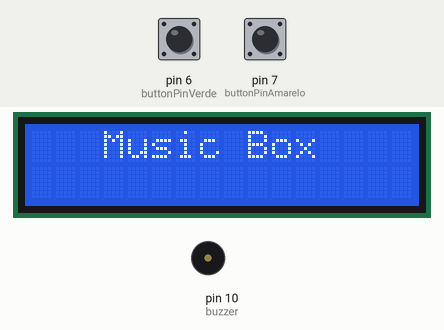
A sketch run on a simulated Arduino Uno, built with avr-gcc and run on an emulated ATmega328P. Shown: 16×2 character LCD, buzzer (waves = sounding). The inputs (shaded band) are chosen by the test bench; at power-on: pin 6 (buttonPinVerde) HIGH, pin 7 (buttonPinAmarelo) HIGH. What the sketch prints to the serial monitor is not drawn.

Above: at 1.2 s.
1.3 s: pin 6 (buttonPinVerde) pulled LOW for 0.15 s
At 1.7 s:
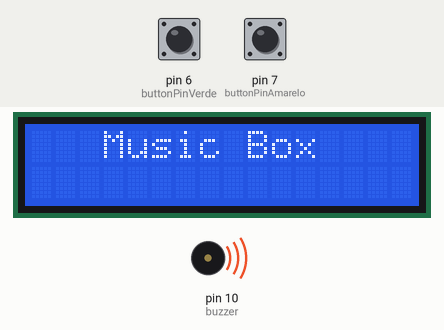
Timing chart, 0 to 8.2 s (numbered marks = the images above; inputs shaded):
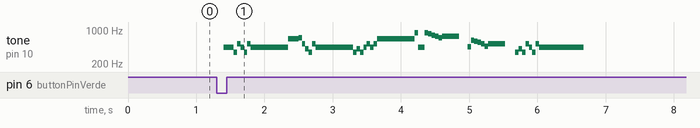

The sketch:

main.ino
```cpp
// incluindo a biblioteca do LCD
#include <LiquidCrystal.h>

//Define os pinos que serão utilizados para ligação ao display
LiquidCrystal lcd(12, 11, 5, 4, 3, 2);

int estadoButtonVerde = 0;
int estadoButtonAmarelo = 0;

//Pinos na conexão digital do botão
int buttonPinVerde = 6;
int buttonPinAmarelo = 7;

// contadores
int ultimoClickButton = 0;
int buttonPushCounter = 0;
int controleEstadoButton = 0;

//count = 0;

void setup() {
  pinMode(10, OUTPUT);
  pinMode(buttonPinVerde, INPUT_PULLUP);
  pinMode(buttonPinAmarelo, INPUT_PULLUP);
  Serial.begin(9600);
  Serial.println("Test");
  lcd.begin(16, 2);
  lcd.setCursor(3, 0);
  lcd.print("Music Box");
}

void loop() {
  estadoButtonVerde = digitalRead(buttonPinVerde);
  estadoButtonAmarelo = digitalRead(buttonPinAmarelo);

  Serial.println(estadoButtonAmarelo);
  for (int count = 0; count < 5; ++count) {
    if (digitalRead(buttonPinAmarelo) == LOW) {
      delay(100);
      //playSongPirates();
    }

    if (digitalRead(buttonPinVerde) == LOW and count == 1) {
      delay(100);
      //playSongMarioBross();
      playSongPirates();
    }
    if (digitalRead(buttonPinVerde) == LOW and count == 2) {
      noTone(10);
      delay(100);
      //playSongMarioBross();
      playSongStarWazz();

    }
    if (digitalRead(buttonPinVerde) == LOW and count == 3) {
      noTone(10);
      delay(100);
      playSongAsaBranca();
    }
    ++count;
  }

}
```

luizGonzaga.ino
```cpp
//  Frequência das notas:
#define NOTE_B0  31
#define NOTE_C1  33
#define NOTE_CS1 35
#define NOTE_D1  37
#define NOTE_DS1 39
#define NOTE_E1  41
#define NOTE_F1  44
#define NOTE_FS1 46
#define NOTE_G1  49
#define NOTE_GS1 52
#define NOTE_A1  55
#define NOTE_AS1 58
#define NOTE_B1  62
#define NOTE_C2  65
#define NOTE_CS2 69
#define NOTE_D2  73
#define NOTE_DS2 78
#define NOTE_E2  82
#define NOTE_F2  87
#define NOTE_FS2 93
#define NOTE_G2  98
#define NOTE_GS2 104
#define NOTE_A2  110
#define NOTE_AS2 117
#define NOTE_B2  123
#define NOTE_C3  131
#define NOTE_CS3 139
#define NOTE_D3  147
#define NOTE_DS3 156
#define NOTE_E3  165
#define NOTE_F3  175
#define NOTE_FS3 185
#define NOTE_G3  196
#define NOTE_GS3 208
#define NOTE_A3  220
#define NOTE_AS3 233
#define NOTE_B3  247
#define NOTE_C4  262
#define NOTE_CS4 277
#define NOTE_D4  294
#define NOTE_DS4 311
#define NOTE_E4  330
#define NOTE_F4  349
#define NOTE_FS4 370
#define NOTE_G4  392
#define NOTE_GS4 415
#define NOTE_A4  440
#define NOTE_AS4 466
#define NOTE_B4  494
#define NOTE_C5  523
#define NOTE_CS5 554
#define NOTE_D5  587
#define NOTE_DS5 622
#define NOTE_E5  659
#define NOTE_F5  698
#define NOTE_FS5 740
#define NOTE_G5  784
#define NOTE_GS5 831
#define NOTE_A5  880
#define NOTE_AS5 932
#define NOTE_B5  988
#define NOTE_C6  1047
#define NOTE_CS6 1109
#define NOTE_D6  1175
#define NOTE_DS6 1245
#define NOTE_E6  1319
#define NOTE_F6  1397
#define NOTE_FS6 1480
#define NOTE_G6  1568
#define NOTE_GS6 1661
#define NOTE_A6  1760
#define NOTE_AS6 1865
#define NOTE_B6  1976
#define NOTE_C7  2093
#define NOTE_CS7 2217
#define NOTE_D7  2349
#define NOTE_DS7 2489
#define NOTE_E7  2637
#define NOTE_F7  2794
#define NOTE_FS7 2960
#define NOTE_G7  3136
#define NOTE_GS7 3322
#define NOTE_A7  3520
#define NOTE_AS7 3729
#define NOTE_B7  3951
#define NOTE_C8  4186
#define NOTE_CS8 4435
#define NOTE_D8  4699
#define NOTE_DS8 4978
#define REST      0

void playSongAsaBranca() {
  lcd.clear();
  //Posiciona o cursor na coluna 3, linha 0;
  lcd.setCursor(3, 0);

  lcd.print("Luiz Gonzaga");
  lcd.setCursor(3, 1);
  lcd.print("Asa Branca");
  delay(1000);

  //Rolagem para a esquerda
  for (int posicao = 0; posicao < 3; posicao++)
  {
    lcd.scrollDisplayLeft();
    delay(300);
  }

  //Rolagem para a direita
  for (int posicao = 0; posicao < 1; posicao++)
  {
    lcd.scrollDisplayRight();
    delay(300);
  }

  int tempo = 120;
  int buzzer = 10;
  int melody[] = {

    // Asa branca - Luiz Gonzaga
    // Notas: https://musescore.com/user/190926/scores/181370

    NOTE_G4, 8, NOTE_A4, 8, NOTE_B4, 4, NOTE_D5, 4, NOTE_D5, 4, NOTE_B4, 4,
    NOTE_C5, 4, NOTE_C5, 2, NOTE_G4, 8, NOTE_A4, 8,
    NOTE_B4, 4, NOTE_D5, 4, NOTE_D5, 4, NOTE_C5, 4,

    NOTE_B4, 2, REST, 8, NOTE_G4, 8, NOTE_G4, 8, NOTE_A4, 8,
    NOTE_B4, 4, NOTE_D5, 4, REST, 8, NOTE_D5, 8, NOTE_C5, 8, NOTE_B4, 8,
    NOTE_G4, 4, NOTE_C5, 4, REST, 8, NOTE_C5, 8, NOTE_B4, 8, NOTE_A4, 8,

    NOTE_A4, 4, NOTE_B4, 4, REST, 8, NOTE_B4, 8, NOTE_A4, 8, NOTE_G4, 8,
    NOTE_G4, 2, REST, 8, NOTE_G4, 8, NOTE_G4, 8, NOTE_A4, 8,
    NOTE_B4, 4, NOTE_D5, 4, REST, 8, NOTE_D5, 8, NOTE_C5, 8, NOTE_B4, 8,

    NOTE_G4, 4, NOTE_C5, 4, REST, 8, NOTE_C5, 8, NOTE_B4, 8, NOTE_A4, 8,
    NOTE_A4, 4, NOTE_B4, 4, REST, 8, NOTE_B4, 8, NOTE_A4, 8, NOTE_G4, 8,
    NOTE_G4, 4, NOTE_F5, 8, NOTE_D5, 8, NOTE_E5, 8, NOTE_C5, 8, NOTE_D5, 8, NOTE_B4, 8,

    NOTE_C5, 8, NOTE_A4, 8, NOTE_B4, 8, NOTE_G4, 8, NOTE_A4, 8, NOTE_G4, 8, NOTE_E4, 8, NOTE_G4, 8,
    NOTE_G4, 4, NOTE_F5, 8, NOTE_D5, 8, NOTE_E5, 8, NOTE_C5, 8, NOTE_D5, 8, NOTE_B4, 8,
    NOTE_C5, 8, NOTE_A4, 8, NOTE_B4, 8, NOTE_G4, 8, NOTE_A4, 8, NOTE_G4, 8, NOTE_E4, 8, NOTE_G4, 8,
    NOTE_G4, -2, REST, 4

  };

  // sizeof retorna o númemo de bytes, cada valor int é composto por 2 bytes(16bits)
  int notes = sizeof(melody) / sizeof(melody[0]) / 2;

  // Calcula a duração da nota em ms
  int wholenote = (60000 * 4) / tempo;

  int divider = 0, noteDuration = 0;

  for (int thisNote = 0; thisNote < notes * 2; thisNote = thisNote + 2) {
    divider = melody[thisNote + 1];
    if (divider > 0) {
      noteDuration = (wholenote) / divider;
    } else if (divider < 0) {
      noteDuration = (wholenote) / abs(divider);
      noteDuration *= 1.5;
    }
    tone(buzzer, melody[thisNote], noteDuration * 0.9);
    delay(noteDuration);
    // noTone(buzzer);
  }
}
```

marioBross.ino
```cpp
//  Frequência das notas:
#define NOTE_B0  31
#define NOTE_C1  33
#define NOTE_CS1 35
#define NOTE_D1  37
#define NOTE_DS1 39
#define NOTE_E1  41
#define NOTE_F1  44
#define NOTE_FS1 46
#define NOTE_G1  49
#define NOTE_GS1 52
#define NOTE_A1  55
#define NOTE_AS1 58
#define NOTE_B1  62
#define NOTE_C2  65
#define NOTE_CS2 69
#define NOTE_D2  73
#define NOTE_DS2 78
#define NOTE_E2  82
#define NOTE_F2  87
#define NOTE_FS2 93
#define NOTE_G2  98
#define NOTE_GS2 104
#define NOTE_A2  110
#define NOTE_AS2 117
#define NOTE_B2  123
#define NOTE_C3  131
#define NOTE_CS3 139
#define NOTE_D3  147
#define NOTE_DS3 156
#define NOTE_E3  165
#define NOTE_F3  175
#define NOTE_FS3 185
#define NOTE_G3  196
#define NOTE_GS3 208
#define NOTE_A3  220
#define NOTE_AS3 233
#define NOTE_B3  247
#define NOTE_C4  262
#define NOTE_CS4 277
#define NOTE_D4  294
#define NOTE_DS4 311
#define NOTE_E4  330
#define NOTE_F4  349
#define NOTE_FS4 370
#define NOTE_G4  392
#define NOTE_GS4 415
#define NOTE_A4  440
#define NOTE_AS4 466
#define NOTE_B4  494
#define NOTE_C5  523
#define NOTE_CS5 554
#define NOTE_D5  587
#define NOTE_DS5 622
#define NOTE_E5  659
#define NOTE_F5  698
#define NOTE_FS5 740
#define NOTE_G5  784
#define NOTE_GS5 831
#define NOTE_A5  880
#define NOTE_AS5 932
#define NOTE_B5  988
#define NOTE_C6  1047
#define NOTE_CS6 1109
#define NOTE_D6  1175
#define NOTE_DS6 1245
#define NOTE_E6  1319
#define NOTE_F6  1397
#define NOTE_FS6 1480
#define NOTE_G6  1568
#define NOTE_GS6 1661
#define NOTE_A6  1760
#define NOTE_AS6 1865
#define NOTE_B6  1976
#define NOTE_C7  2093
#define NOTE_CS7 2217
#define NOTE_D7  2349
#define NOTE_DS7 2489
#define NOTE_E7  2637
#define NOTE_F7  2794
#define NOTE_FS7 2960
#define NOTE_G7  3136
#define NOTE_GS7 3322
#define NOTE_A7  3520
#define NOTE_AS7 3729
#define NOTE_B7  3951
#define NOTE_C8  4186
#define NOTE_CS8 4435
#define NOTE_D8  4699
#define NOTE_DS8 4978
#define REST      0

void playSongMarioBross() {
  lcd.clear();
  //Posiciona o cursor na coluna 3, linha 0;
  lcd.setCursor(3, 0);

  lcd.print("Super Mario Bros");
  lcd.setCursor(3, 1);
  lcd.print("Theme by Koji Kondo");
  delay(1000);

  //Rolagem para a esquerda
  for (int posicao = 0; posicao < 3; posicao++)
  {
    lcd.scrollDisplayLeft();
    delay(300);
  }

  //Rolagem para a direita
  for (int posicao = 0; posicao < 1; posicao++)
  {
    lcd.scrollDisplayRight();
    delay(300);
  }

  int tempo = 200;
  int buzzer = 10;

  int melody[] = {

    // Super Mario Bros theme
    // Score available at https://musescore.com/user/2123/scores/2145
    // Theme by Koji Kondo


    NOTE_E5, 8, NOTE_E5, 8, REST, 8, NOTE_E5, 8, REST, 8, NOTE_C5, 8, NOTE_E5, 8, //1
    NOTE_G5, 4, REST, 4, NOTE_G4, 8, REST, 4,
    NOTE_C5, -4, NOTE_G4, 8, REST, 4, NOTE_E4, -4, // 3
    NOTE_A4, 4, NOTE_B4, 4, NOTE_AS4, 8, NOTE_A4, 4,
    NOTE_G4, -8, NOTE_E5, -8, NOTE_G5, -8, NOTE_A5, 4, NOTE_F5, 8, NOTE_G5, 8,
    REST, 8, NOTE_E5, 4, NOTE_C5, 8, NOTE_D5, 8, NOTE_B4, -4,
    NOTE_C5, -4, NOTE_G4, 8, REST, 4, NOTE_E4, -4, // repeats from 3
    NOTE_A4, 4, NOTE_B4, 4, NOTE_AS4, 8, NOTE_A4, 4,
    NOTE_G4, -8, NOTE_E5, -8, NOTE_G5, -8, NOTE_A5, 4, NOTE_F5, 8, NOTE_G5, 8,
    REST, 8, NOTE_E5, 4, NOTE_C5, 8, NOTE_D5, 8, NOTE_B4, -4,


    REST, 4, NOTE_G5, 8, NOTE_FS5, 8, NOTE_F5, 8, NOTE_DS5, 4, NOTE_E5, 8, //7
    REST, 8, NOTE_GS4, 8, NOTE_A4, 8, NOTE_C4, 8, REST, 8, NOTE_A4, 8, NOTE_C5, 8, NOTE_D5, 8,
    REST, 4, NOTE_DS5, 4, REST, 8, NOTE_D5, -4,
    NOTE_C5, 2, REST, 2,

    REST, 4, NOTE_G5, 8, NOTE_FS5, 8, NOTE_F5, 8, NOTE_DS5, 4, NOTE_E5, 8, //repeats from 7
    REST, 8, NOTE_GS4, 8, NOTE_A4, 8, NOTE_C4, 8, REST, 8, NOTE_A4, 8, NOTE_C5, 8, NOTE_D5, 8,
    REST, 4, NOTE_DS5, 4, REST, 8, NOTE_D5, -4,
    NOTE_C5, 2, REST, 2,

    NOTE_C5, 8, NOTE_C5, 4, NOTE_C5, 8, REST, 8, NOTE_C5, 8, NOTE_D5, 4, //11
    NOTE_E5, 8, NOTE_C5, 4, NOTE_A4, 8, NOTE_G4, 2,

    NOTE_C5, 8, NOTE_C5, 4, NOTE_C5, 8, REST, 8, NOTE_C5, 8, NOTE_D5, 8, NOTE_E5, 8, //13
    REST, 1,
    NOTE_C5, 8, NOTE_C5, 4, NOTE_C5, 8, REST, 8, NOTE_C5, 8, NOTE_D5, 4,
    NOTE_E5, 8, NOTE_C5, 4, NOTE_A4, 8, NOTE_G4, 2,
    NOTE_E5, 8, NOTE_E5, 8, REST, 8, NOTE_E5, 8, REST, 8, NOTE_C5, 8, NOTE_E5, 4,
    NOTE_G5, 4, REST, 4, NOTE_G4, 4, REST, 4,
    NOTE_C5, -4, NOTE_G4, 8, REST, 4, NOTE_E4, -4, // 19

    NOTE_A4, 4, NOTE_B4, 4, NOTE_AS4, 8, NOTE_A4, 4,
    NOTE_G4, -8, NOTE_E5, -8, NOTE_G5, -8, NOTE_A5, 4, NOTE_F5, 8, NOTE_G5, 8,
    REST, 8, NOTE_E5, 4, NOTE_C5, 8, NOTE_D5, 8, NOTE_B4, -4,

    NOTE_C5, -4, NOTE_G4, 8, REST, 4, NOTE_E4, -4, // repeats from 19
    NOTE_A4, 4, NOTE_B4, 4, NOTE_AS4, 8, NOTE_A4, 4,
    NOTE_G4, -8, NOTE_E5, -8, NOTE_G5, -8, NOTE_A5, 4, NOTE_F5, 8, NOTE_G5, 8,
    REST, 8, NOTE_E5, 4, NOTE_C5, 8, NOTE_D5, 8, NOTE_B4, -4,

    NOTE_E5, 8, NOTE_C5, 4, NOTE_G4, 8, REST, 4, NOTE_GS4, 4, //23
    NOTE_A4, 8, NOTE_F5, 4, NOTE_F5, 8, NOTE_A4, 2,
    NOTE_D5, -8, NOTE_A5, -8, NOTE_A5, -8, NOTE_A5, -8, NOTE_G5, -8, NOTE_F5, -8,

    NOTE_E5, 8, NOTE_C5, 4, NOTE_A4, 8, NOTE_G4, 2, //26
    NOTE_E5, 8, NOTE_C5, 4, NOTE_G4, 8, REST, 4, NOTE_GS4, 4,
    NOTE_A4, 8, NOTE_F5, 4, NOTE_F5, 8, NOTE_A4, 2,
    NOTE_B4, 8, NOTE_F5, 4, NOTE_F5, 8, NOTE_F5, -8, NOTE_E5, -8, NOTE_D5, -8,
    NOTE_C5, 8, NOTE_E4, 4, NOTE_E4, 8, NOTE_C4, 2,

    NOTE_E5, 8, NOTE_C5, 4, NOTE_G4, 8, REST, 4, NOTE_GS4, 4, //repeats from 23
    NOTE_A4, 8, NOTE_F5, 4, NOTE_F5, 8, NOTE_A4, 2,
    NOTE_D5, -8, NOTE_A5, -8, NOTE_A5, -8, NOTE_A5, -8, NOTE_G5, -8, NOTE_F5, -8,

    NOTE_E5, 8, NOTE_C5, 4, NOTE_A4, 8, NOTE_G4, 2, //26
    NOTE_E5, 8, NOTE_C5, 4, NOTE_G4, 8, REST, 4, NOTE_GS4, 4,
    NOTE_A4, 8, NOTE_F5, 4, NOTE_F5, 8, NOTE_A4, 2,
    NOTE_B4, 8, NOTE_F5, 4, NOTE_F5, 8, NOTE_F5, -8, NOTE_E5, -8, NOTE_D5, -8,
    NOTE_C5, 8, NOTE_E4, 4, NOTE_E4, 8, NOTE_C4, 2,
    NOTE_C5, 8, NOTE_C5, 4, NOTE_C5, 8, REST, 8, NOTE_C5, 8, NOTE_D5, 8, NOTE_E5, 8,
    REST, 1,

    NOTE_C5, 8, NOTE_C5, 4, NOTE_C5, 8, REST, 8, NOTE_C5, 8, NOTE_D5, 4, //33
    NOTE_E5, 8, NOTE_C5, 4, NOTE_A4, 8, NOTE_G4, 2,
    NOTE_E5, 8, NOTE_E5, 8, REST, 8, NOTE_E5, 8, REST, 8, NOTE_C5, 8, NOTE_E5, 4,
    NOTE_G5, 4, REST, 4, NOTE_G4, 4, REST, 4,
    NOTE_E5, 8, NOTE_C5, 4, NOTE_G4, 8, REST, 4, NOTE_GS4, 4,
    NOTE_A4, 8, NOTE_F5, 4, NOTE_F5, 8, NOTE_A4, 2,
    NOTE_D5, -8, NOTE_A5, -8, NOTE_A5, -8, NOTE_A5, -8, NOTE_G5, -8, NOTE_F5, -8,

    NOTE_E5, 8, NOTE_C5, 4, NOTE_A4, 8, NOTE_G4, 2, //40
    NOTE_E5, 8, NOTE_C5, 4, NOTE_G4, 8, REST, 4, NOTE_GS4, 4,
    NOTE_A4, 8, NOTE_F5, 4, NOTE_F5, 8, NOTE_A4, 2,
    NOTE_B4, 8, NOTE_F5, 4, NOTE_F5, 8, NOTE_F5, -8, NOTE_E5, -8, NOTE_D5, -8,
    NOTE_C5, 8, NOTE_E4, 4, NOTE_E4, 8, NOTE_C4, 2,

    //game over sound
    NOTE_C5, -4, NOTE_G4, -4, NOTE_E4, 4, //45
    NOTE_A4, -8, NOTE_B4, -8, NOTE_A4, -8, NOTE_GS4, -8, NOTE_AS4, -8, NOTE_GS4, -8,
    NOTE_G4, 8, NOTE_D4, 8, NOTE_E4, -2,

  };

  int notes = sizeof(melody) / sizeof(melody[0]) / 2;

  int wholenote = (60000 * 4) / tempo;

  int divider = 0, noteDuration = 0;
  for (int thisNote = 0; thisNote < notes * 2; thisNote = thisNote + 2) {
    divider = melody[thisNote + 1];
    if (divider > 0) {
      noteDuration = (wholenote) / divider;
    } else if (divider < 0) {
      noteDuration = (wholenote) / abs(divider);
      noteDuration *= 1.5;
    }

    tone(buzzer, melody[thisNote], noteDuration * 0.9);
    delay(noteDuration);
    noTone(buzzer);
  }

}
```

piratesOfTheCaribbean.ino
```cpp
// Defining frequency of each music note
#define NOTE_C4 262
#define NOTE_D4 294
#define NOTE_E4 330
#define NOTE_F4 349
#define NOTE_G4 392
#define NOTE_A4 440
#define NOTE_B4 494
#define NOTE_C5 523
#define NOTE_D5 587
#define NOTE_E5 659
#define NOTE_F5 698
#define NOTE_G5 784
#define NOTE_A5 880
#define NOTE_B5 988

const float songSpeed = 1.0;

// Music notes of the song, 0 is a rest/pulse
int notes[] = {
  NOTE_E4, NOTE_G4, NOTE_A4, NOTE_A4, 0,
  NOTE_A4, NOTE_B4, NOTE_C5, NOTE_C5, 0,
  NOTE_C5, NOTE_D5, NOTE_B4, NOTE_B4, 0,
  NOTE_A4, NOTE_G4, NOTE_A4, 0,

  NOTE_E4, NOTE_G4, NOTE_A4, NOTE_A4, 0,
  NOTE_A4, NOTE_B4, NOTE_C5, NOTE_C5, 0,
  NOTE_C5, NOTE_D5, NOTE_B4, NOTE_B4, 0,
  NOTE_A4, NOTE_G4, NOTE_A4, 0,

  NOTE_E4, NOTE_G4, NOTE_A4, NOTE_A4, 0,
  NOTE_A4, NOTE_C5, NOTE_D5, NOTE_D5, 0,
  NOTE_D5, NOTE_E5, NOTE_F5, NOTE_F5, 0,
  NOTE_E5, NOTE_D5, NOTE_E5, NOTE_A4, 0,

  NOTE_A4, NOTE_B4, NOTE_C5, NOTE_C5, 0,
  NOTE_D5, NOTE_E5, NOTE_A4, 0,
  NOTE_A4, NOTE_C5, NOTE_B4, NOTE_B4, 0,
  NOTE_C5, NOTE_A4, NOTE_B4, 0,

  NOTE_A4, NOTE_A4,
  //Repeat of first part
  NOTE_A4, NOTE_B4, NOTE_C5, NOTE_C5, 0,
  NOTE_C5, NOTE_D5, NOTE_B4, NOTE_B4, 0,
  NOTE_A4, NOTE_G4, NOTE_A4, 0,

  NOTE_E4, NOTE_G4, NOTE_A4, NOTE_A4, 0,
  NOTE_A4, NOTE_B4, NOTE_C5, NOTE_C5, 0,
  NOTE_C5, NOTE_D5, NOTE_B4, NOTE_B4, 0,
  NOTE_A4, NOTE_G4, NOTE_A4, 0,

  NOTE_E4, NOTE_G4, NOTE_A4, NOTE_A4, 0,
  NOTE_A4, NOTE_C5, NOTE_D5, NOTE_D5, 0,
  NOTE_D5, NOTE_E5, NOTE_F5, NOTE_F5, 0,
  NOTE_E5, NOTE_D5, NOTE_E5, NOTE_A4, 0,

  NOTE_A4, NOTE_B4, NOTE_C5, NOTE_C5, 0,
  NOTE_D5, NOTE_E5, NOTE_A4, 0,
  NOTE_A4, NOTE_C5, NOTE_B4, NOTE_B4, 0,
  NOTE_C5, NOTE_A4, NOTE_B4, 0,
  //End of Repeat

  NOTE_E5, 0, 0, NOTE_F5, 0, 0,
  NOTE_E5, NOTE_E5, 0, NOTE_G5, 0, NOTE_E5, NOTE_D5, 0, 0,
  NOTE_D5, 0, 0, NOTE_C5, 0, 0,
  NOTE_B4, NOTE_C5, 0, NOTE_B4, 0, NOTE_A4,

  NOTE_E5, 0, 0, NOTE_F5, 0, 0,
  NOTE_E5, NOTE_E5, 0, NOTE_G5, 0, NOTE_E5, NOTE_D5, 0, 0,
  NOTE_D5, 0, 0, NOTE_C5, 0, 0,
  NOTE_B4, NOTE_C5, 0, NOTE_B4, 0, NOTE_A4
};

// Durations (in ms) of each music note of the song
// Quarter Note is 250 ms when songSpeed = 1.0
int durations[] = {
  125, 125, 250, 125, 125,
  125, 125, 250, 125, 125,
  125, 125, 250, 125, 125,
  125, 125, 375, 125,

  125, 125, 250, 125, 125,
  125, 125, 250, 125, 125,
  125, 125, 250, 125, 125,
  125, 125, 375, 125,

  125, 125, 250, 125, 125,
  125, 125, 250, 125, 125,
  125, 125, 250, 125, 125,
  125, 125, 125, 250, 125,

  125, 125, 250, 125, 125,
  250, 125, 250, 125,
  125, 125, 250, 125, 125,
  125, 125, 375, 375,

  250, 125,
  //Rpeat of First Part
  125, 125, 250, 125, 125,
  125, 125, 250, 125, 125,
  125, 125, 375, 125,

  125, 125, 250, 125, 125,
  125, 125, 250, 125, 125,
  125, 125, 250, 125, 125,
  125, 125, 375, 125,

  125, 125, 250, 125, 125,
  125, 125, 250, 125, 125,
  125, 125, 250, 125, 125,
  125, 125, 125, 250, 125,

  125, 125, 250, 125, 125,
  250, 125, 250, 125,
  125, 125, 250, 125, 125,
  125, 125, 375, 375,
  //End of Repeat

  250, 125, 375, 250, 125, 375,
  125, 125, 125, 125, 125, 125, 125, 125, 375,
  250, 125, 375, 250, 125, 375,
  125, 125, 125, 125, 125, 500,

  250, 125, 375, 250, 125, 375,
  125, 125, 125, 125, 125, 125, 125, 125, 375,
  250, 125, 375, 250, 125, 375,
  125, 125, 125, 125, 125, 500
};

//void setup() {

 // playSong();
//}

void playSongPirates() {

  const int totalNotes = sizeof(notes) / sizeof(int);
  // Loop through each note
  for (int i = 0; i < totalNotes; i++)
  {
    const int currentNote = notes[i];
    float wait = durations[i] / songSpeed;
    // Play tone if currentNote is not 0 frequency, otherwise pause (noTone)
    if (currentNote != 0)
    {
      tone(10, notes[i], wait); // tone(pin, frequency, duration)
    }
    else
    {
      noTone(10);
    }
    // delay is used to wait for tone to finish playing before moving to next loop
    delay(wait);
  }
}
```

Source omitted: starWazz.ino (1602 bytes)

Measured:
- after the input at 1.3 s, tone on pin 10 (buzzer): plays 440 Hz for 0.15 s, 349 Hz for 0.05 s, 523 Hz for 0.05 s, 440 Hz for 0.05 s, 349 Hz for 0.05 s, 523 Hz for 0.05 s … (45 notes in this stretch), starting after 0.10 s
